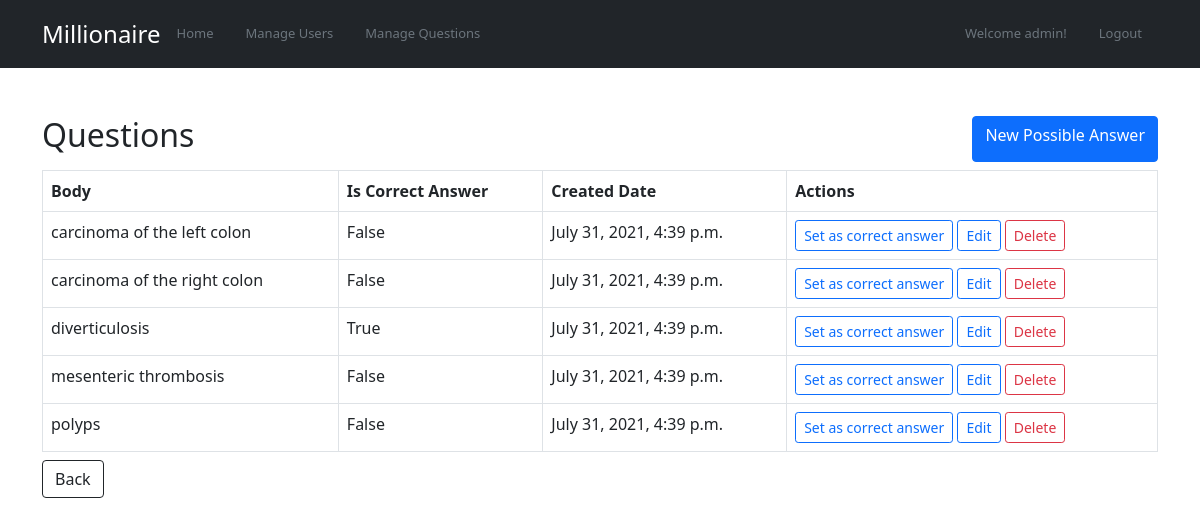
The app's page /manage/questions/1/answers/ (signed in) with its own data.
### question/models.py (models this page shows, shortened)
class PossibleAnswer(models.Model):
    body = models.CharField(_('Answer'), max_length=500)
    is_correct = models.BooleanField(default=False)
    question = models.ForeignKey(Question, on_delete=models.CASCADE,
                                 verbose_name=_('Question'), related_name='possible_answers')
    created_date = models.DateTimeField(auto_now_add=True, verbose_name=_('Created Date'))

### question/manage/views.py (the view)
# urls.py: path('questions/<int:id>/answers/', views.question_possibleanswers_list, name='question_possible_answer'),
@staff_member_required
def question_possibleanswers_list(request, id):
    question = get_object_or_404(Question, id=id)
    answers = question.possible_answers.all()
    return render(request, 'question/answer_list.html', {'answers': answers, 'question': question})

### question/templates/question/answer_list.html
{% extends 'base.html' %}
{% block content %}
<div class="d-flex justify-content-between">
    <h2>Questions</h2>
    <a href="{% url 'question:possible_answer_add' question.id %}" class="btn btn-primary">New Possible Answer</a>
</div>
<table class="table table-bordered my-2">
    <thead>
        <tr>
            <th>Body</th>
            <th>Is Correct Answer</th>
            <th>Created Date</th>
            <th>Actions</th>
        </tr>
    </thead>
    <tbody>
        {% for ans in answers %}
        <tr>
            <td>{{ ans.body}}</td>
            <td>{{ ans.is_correct}}</td>
            <td>{{ ans.created_date }}</td>
            <td>
                <a class="btn btn-sm btn-outline-primary" href="{% url 'question:set_as_correct_answer' ans.id %}">Set as correct answer</a>
                <a class="btn btn-sm btn-outline-primary" href="{% url 'question:possible_answer_edit' ans.id %}">Edit</a>
                <a class="btn btn-sm btn-outline-danger" href="{% url 'question:possible_answer_delete' ans.id %}">Delete</a>
            </td>
        </tr>
        {% empty %}
        <tr>
            <td colspan="4">No data</td>
        </tr>
        {% endfor %}
    </tbody>
</table>
<a class="btn btn btn-outline-dark" href="{% url 'question:question_list' %}">Back</a>
{% endblock %}

### templates/header.html (shortened to what this page needs)
<header class="p-3 bg-dark text-white">
  <div class="container">
    <div class="d-flex flex-wrap align-items-center justify-content-center justify-content-lg-start">
      <a href="/" class="d-flex align-items-center mb-2 mb-lg-0 text-white text-decoration-none">
      <span class="fs-4">Millionaire</span>
    </a>
      <ul class="nav col-12 col-lg-auto me-lg-auto mb-2 justify-content-center mb-md-0">
        <li class="nav-item"><a href="{% url 'game:home' %}"
          class="nav-link {% if '/game/' == request.path %}text-white{% else %}text-secondary{% endif %}" aria-current="page">Home</a></li>
        {% if request.user.is_staff %}
        <li class="nav-item"><a href="{% url 'account:user_list' %}"
          class="nav-link {% if '/manage/users/' == request.path %}text-white{% else %}text-secondary{% endif %}" aria-current="page">Manage Users</a></li>
        <li class="nav-item"><a href="{% url 'question:question_list' %}"
          class="nav-link {% if '/manage/questions/' == request.path %}text-white{% else %}text-secondary{% endif %}" aria-current="page">Manage Questions</a></li>
        {% endif %}
      </ul>
      <ul class="nav text-end">
        {% if request.user.is_authenticated %}
        <li class="nav-item"><a class="nav-link text-secondary">Welcome {{request.user.username}}!</a></li>
        <li class="nav-item"><a href="{% url 'account:logout' %}"
          class="nav-link text-secondary" aria-current="page">Logout</a></li>
        {% endif %}
      </ul>
    </div>
  </div>
</header>

### templates/base.html (style rules this page uses)
.nav-item { font-size: small; }

### records on screen
PossibleAnswer: body "carcinoma of the left colon", is_correct "False", created_date "July 31, 2021, 4:39 p.m."
PossibleAnswer: body "carcinoma of the right colon", is_correct "False", created_date "July 31, 2021, 4:39 p.m."
PossibleAnswer: body "diverticulosis", is_correct "True", created_date "July 31, 2021, 4:39 p.m."
PossibleAnswer: body "mesenteric thrombosis", is_correct "False", created_date "July 31, 2021, 4:39 p.m."
PossibleAnswer: body "polyps", is_correct "False", created_date "July 31, 2021, 4:39 p.m."

### other values on screen
{{ request.user.username }} "admin"
